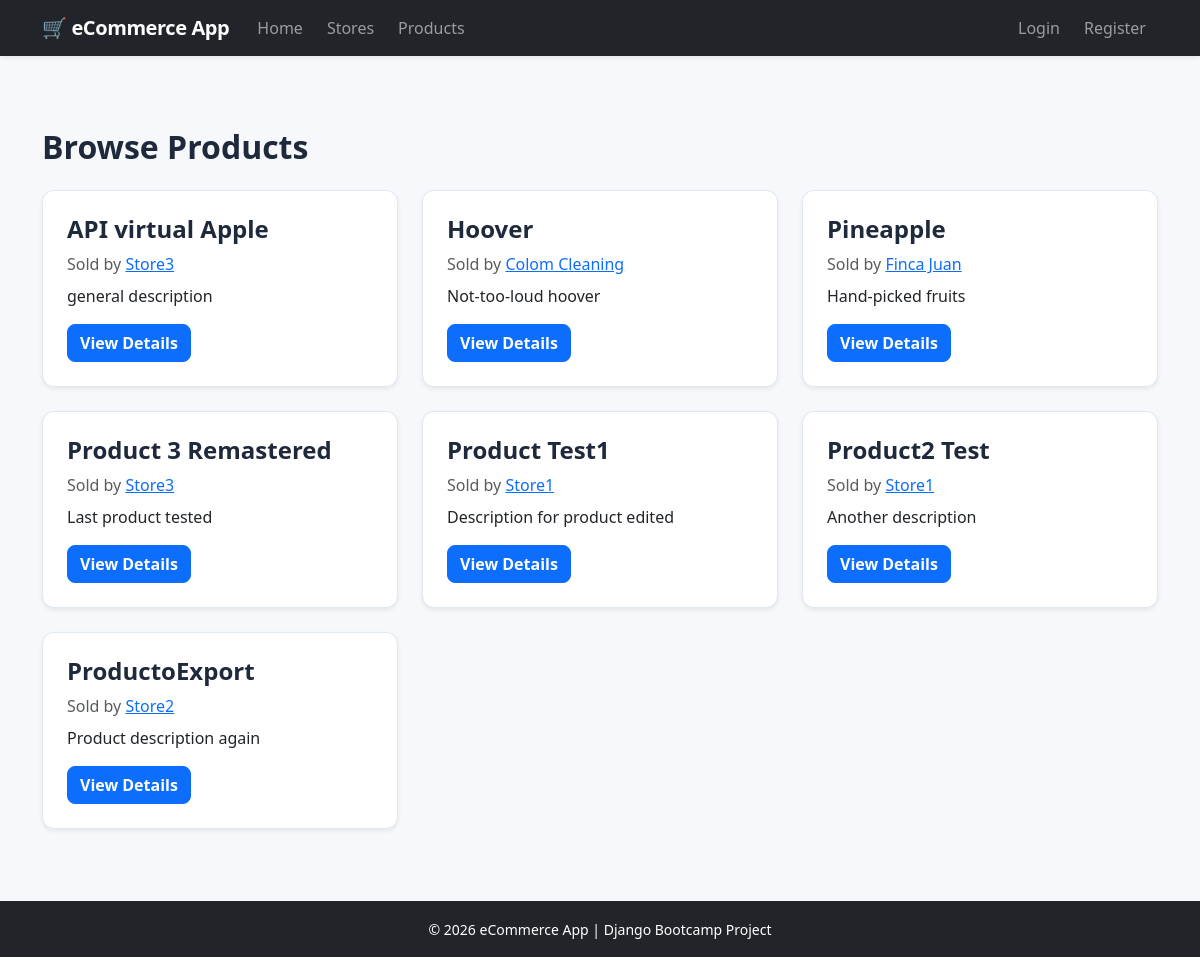
The page /browse/ on the database its author committed.
### Store/models.py (models this page shows, shortened)
class Product(models.Model):
    store = models.ForeignKey(
        Store,
        on_delete=models.CASCADE,
        related_name="products",
    )
    name = models.CharField(
        max_length=100
    )
    description = models.TextField(
        blank=True
    )
    price = models.DecimalField(
        max_digits=10,
        decimal_places=2,
    )
    stock = models.PositiveIntegerField(
        default=0
    )
    image = models.ImageField(
        upload_to="products/",
        blank=True,
        null=True,
    )
    available = models.BooleanField(
        default=True
    )
    created_at = models.DateTimeField(
        auto_now_add=True
    )
    updated_at = models.DateTimeField(
        auto_now=True
    )
    class Meta:
        ordering = ["name"]

class Store(models.Model):
    owner = models.ForeignKey(
        User,
        on_delete=models.CASCADE,
        related_name="stores"
    )
    name = models.CharField(max_length=100)
    description = models.TextField(blank=True)
    created_at = models.DateTimeField(auto_now_add=True)

### Store/views.py (the view)
# urls.py: path("browse/", views.browse_products, name="browse_products"),
def browse_products(request):
    products = Product.objects.filter(
        available=True
    ).select_related("store")
    return render(
        request,
        "buyer/product_list.html",
        {
            "products": products
        }
    )

### templates/buyer/product_list.html (shortened to what this page needs)
{% extends "base.html" %}
{% block content %}
<h2 class="mb-4">Browse Products</h2>
<div class="row">
{% for product in products %}
<div class="col-md-4 mb-4">
<div class="card shadow-sm">
<div class="card-body">
<h4>
{{ product.name }}
</h4>
<p class="text-muted mb-2">
Sold by
<a href="{% url 'public_store_detail' product.store.id %}">
{{ product.store.name }}
</a>
</p>
<p>
{{ product.description|truncatewords:20 }}
</p>
<a
href="{% url 'public_product_detail' product.id %}"
class="btn btn-primary">
View Details
</a>
</div>
</div>
</div>
{% endfor %}
</div>
{% endblock %}

### static/css/style.css (style rules this page uses)
:root { --app-bg: #f6f8fb; --app-border: #e2e8f0; --app-heading: #1e293b; }
body { background: var(--app-bg); color: #334155; }
h1, h2, h3, h4, h5, h6 { color: var(--app-heading); font-weight: 700; }
.card { border-color: var(--app-border); border-radius: 0.75rem; }
.card-body { padding: 1.5rem; }
.btn { border-radius: 0.5rem; font-weight: 600; }

### rows shown on the page
Product: name "API virtual Apple", store.name "Store3", description "general description"
Product: name "Hoover", store.name "Colom Cleaning", description "Not-too-loud hoover"
Product: name "Pineapple", store.name "Finca Juan", description "Hand-picked fruits"
Product: name "Product 3 Remastered", store.name "Store3", description "Last product tested"
Product: name "Product Test1", store.name "Store1", description "Description for product edited"
Product: name "Product2 Test", store.name "Store1", description "Another description"
Product: name "ProductoExport", store.name "Store2", description "Product description again"
